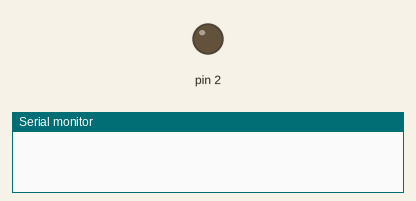
Bench run of a sketch on a simulated Arduino Mega 2560, built with avr-gcc and run on an emulated ATmega2560. Parts: output pins drawn as LEDs (lit = HIGH), the last lines printed to the serial monitor. The modem accepts every AT command (registered, SIM ready, sends succeed) and sends nothing else.

Above: at 0.1 s.
At 4.1 s:
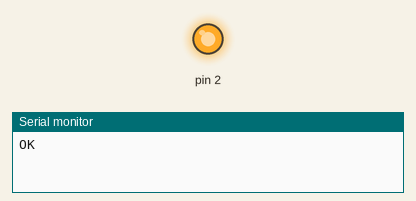
Timing chart, 0 to 5.6 s (numbered marks = the images above):
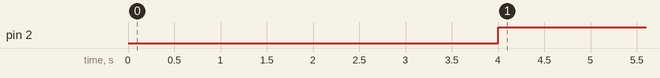

The sketch:

0420_NB-IOT.ino
```cpp
void setup() {
    // initialize both serial ports:
    Serial.begin(115200);
    Serial2.begin(115200);
    pinMode(2, OUTPUT);
    digitalWrite(2, LOW);
}

void loop() {

    Serial2.println("AT"); //return OK or ERROR
    check(Serial2.readString());
    Serial2.println("AT+CGDCONT=1,\"IP\",\"internet.iot\""); // return OK or ERROR
    check(Serial2.readString());
    Serial2.println("AT+COPS=1,2,\"46692\""); // return OK or ERROR
    check(Serial2.readString());
//    Serial2.println("AT+CGATT?");
//    check(Serial2.readString());
//    Serial2.println("AT+CPSI?");
//    check(Serial2.readString());
    Serial2.println("AT+CSTT= \"internet.iot\" "); // return OK or ERROR
    check(Serial2.readString());
    Serial2.println("AT+CIICR"); // return OK or ERROR
    check(Serial2.readString());
    Serial2.println("AT+CIPPING=\"8.8.8.8\""); // return ERROR or info
    check(Serial2.readString());
    Serial.println("done");
}

void check(String inByte){
    delay(3000);
    Serial.println(inByte);
    if(inByte.substring(inByte.length()-4 ,inByte.length()-2 ) == "OK"){
      digitalWrite(2, HIGH);
    }else if (inByte.substring(inByte.length()-7 ,inByte.length()-2) != "ERROR" && inByte.substring(inByte.length()-4 ,inByte.length()-2)!= "OK"){
      digitalWrite(2, LOW);
    }
}
```

Measured:
- by itself, pin 2: LOW → HIGH at 4.0 s
